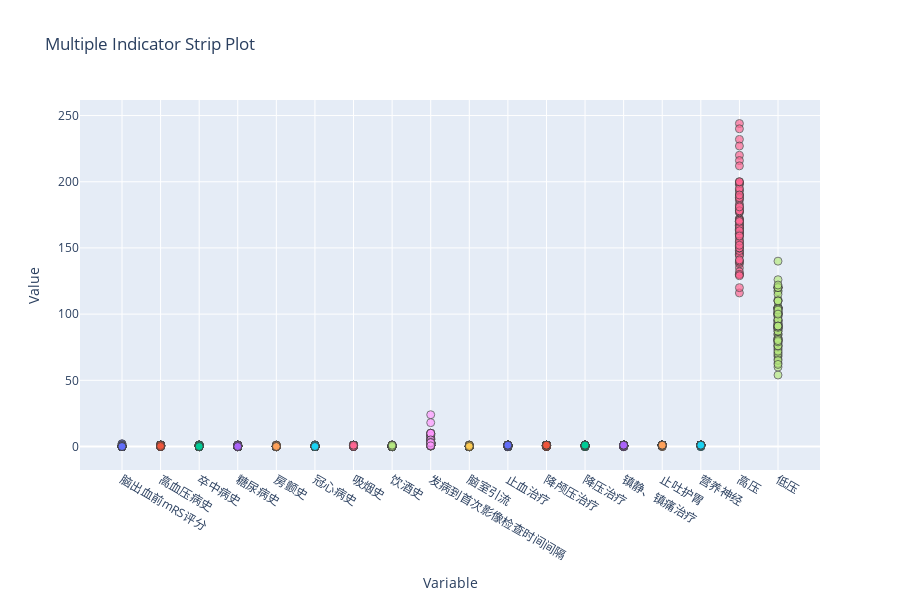

Notebook code cell kept with this figure:
### Code cell
import plotly.graph_objects as go
import pandas as pd
# 创建数据
data = train_data.iloc[:, 1:-1]

# 创建图表布局
fig = go.Figure()

# 添加每个变量的散点图
for column in data.columns:
    fig.add_trace(go.Scatter(
        x=[column] * len(data),
        y=data[column],
        mode='markers',
        name=column,
        marker=dict(
            size=8,
            line=dict(width=1),
            opacity=0.7
        )
    ))

# 设置图表布局
fig.update_layout(
    title='Multiple Indicator Strip Plot',
    xaxis=dict(title='Variable'),
    yaxis=dict(title='Value'),
    showlegend=False,
    width=900,
    height=600
)

# 显示图表
fig.show()

### Figure 1 — Plotly figure (JSON) as saved in the notebook; plotly's stock layout.template omitted (floating-point values rounded to 4 significant figures)
{"data": [{"marker": {"line": {"width": 1}, "opacity": 0.7, "size": 8}, "mode": "markers", "name": "脑出血前mRS评分", "type": "scatter", "x": ["脑出血前mRS评分", "脑出血前mRS评分", "脑出血前mRS评分", "脑出血前mRS评分", "脑出血前mRS评分", "脑出血前mRS评分", "脑出血前mRS评分", "脑出血前mRS评分", "脑出血前mRS评分", "脑出血前mRS评分", "脑出血前mRS评分", "脑出血前mRS评分", "脑出血前mRS评分", "脑出血前mRS评分", "脑出血前mRS评分", "脑出血前mRS评分", "脑出血前mRS评分", "脑出血前mRS评分", "脑出血前mRS评分", "脑出血前mRS评分", "脑出血前mRS评分", "脑出血前mRS评分", "脑出血前mRS评分", "脑出血前mRS评分", "脑出血前mRS评分", "脑出血前mRS评分", "脑出血前mRS评分", "脑出血前mRS评分", "脑出血前mRS评分", "脑出血前mRS评分", "脑出血前mRS评分", "脑出血前mRS评分", "脑出血前mRS评分", "脑出血前mRS评分", "脑出血前mRS评分", "脑出血前mRS评分", "脑出血前mRS评分", "脑出血前mRS评分", "脑出血前mRS评分", "脑出血前mRS评分", "脑出血前mRS评分", "脑出血前mRS评分", "脑出血前mRS评分", "脑出血前mRS评分", "脑出血前mRS评分", "脑出血前mRS评分", "脑出血前mRS评分", "脑出血前mRS评分", "脑出血前mRS评分", "脑出血前mRS评分", "脑出血前mRS评分", "脑出血前mRS评分", "脑出血前mRS评分", "脑出血前mRS评分", "脑出血前mRS评分", "脑出血前mRS评分", "脑出血前mRS评分", "脑出血前mRS评分", "脑出血前mRS评分", "脑出血前mRS评分", "脑出血前mRS评分", "脑出血前mRS评分", "脑出血前mRS评分", "脑出血前mRS评分", "脑出血前mRS评分", "脑出血前mRS评分", "脑出血前mRS评分", "脑出血前mRS评分", "脑出血前mRS评分", "脑出血前mRS评分", "脑出血前mRS评分", "脑出血前mRS评分", "脑出血前mRS评分", "脑出血前mRS评分", "脑出血前mRS评分", "脑出血前mRS评分", "脑出血前mRS评分", "脑出血前mRS评分", "脑出血前mRS评分", "脑出血前mRS评分", "脑出血前mRS评分", "脑出血前mRS评分", "脑出血前mRS评分", "脑出血前mRS评分", "脑出血前mRS评分", "脑出血前mRS评分", "脑出血前mRS评分", "脑出血前mRS评分", "脑出血前mRS评分", "脑出血前mRS评分", "脑出血前mRS评分", "脑出血前mRS评分", "脑出血前mRS评分", "脑出血前mRS评分", "脑出血前mRS评分", "脑出血前mRS评分", "脑出血前mRS评分", "脑出血前mRS评分", "脑出血前mRS评分", "脑出血前mRS评分"], "y": [0, 0, 0, 2, 0, 0, 0, 0, 0, 0, 0, 0, 0, 0, 0, 0, 0, 0, 0, 0, 0, 0, 0, 0, 0, 0, 0, 0, 0, 0, 0, 0, 0, 0, 0, 0, 0, 0, 0, 0, 0, 0, 0, 0, 0, 0, 0, 0, 0, 0, 0, 0, 0, 0, 0, 0, 0, 2, 1, 0, 0, 0, 0, 0, 0, 0, 0, 0, 0, 0, 0, 0, 0, 0, 0, 0, 0, 0, 0, 0, 0, 0, 0, 0, 0, 0, 1, 0, 0, 0, 0, 0, 0, 0, 0, 0, 0, 0, 0, 0]}, {"marker": {"line": {"width": 1}, "opacity": 0.7, "size": 8}, "mode": "markers", "name": "高血压病史", "type": "scatter", "x": ["高血压病史", "高血压病史", "高血压病史", "高血压病史", "高血压病史", "高血压病史", "高血压病史", "高血压病史", "高血压病史", "高血压病史", "高血压病史", "高血压病史", "高血压病史", "高血压病史", "高血压病史", "高血压病史", "高血压病史", "高血压病史", "高血压病史", "高血压病史", "高血压病史", "高血压病史", "高血压病史", "高血压病史", "高血压病史", "高血压病史", "高血压病史", "高血压病史", "高血压病史", "高血压病史", "高血压病史", "高血压病史", "高血压病史", "高血压病史", "高血压病史", "高血压病史", "高血压病史", "高血压病史", "高血压病史", "高血压病史", "高血压病史", "高血压病史", "高血压病史", "高血压病史", "高血压病史", "高血压病史", "高血压病史", "高血压病史", "高血压病史", "高血压病史", "高血压病史", "高血压病史", "高血压病史", "高血压病史", "高血压病史", "高血压病史", "高血压病史", "高血压病史", "高血压病史", "高血压病史", "高血压病史", "高血压病史", "高血压病史", "高血压病史", "高血压病史", "高血压病史", "高血压病史", "高血压病史", "高血压病史", "高血压病史", "高血压病史", "高血压病史", "高血压病史", "高血压病史", "高血压病史", "高血压病史", "高血压病史", "高血压病史", "高血压病史", "高血压病史", "高血压病史", "高血压病史", "高血压病史", "高血压病史", "高血压病史", "高血压病史", "高血压病史", "高血压病史", "高血压病史", "高血压病史", "高血压病史", "高血压病史", "高血压病史", "高血压病史", "高血压病史", "高血压病史", "高血压病史", "高血压病史", "高血压病史", "高血压病史"], "y": [0, 1, 1, 1, 0, 1, 1, 1, 1, 1, 1, 1, 1, 0, 1, 1, 1, 0, 1, 1, 1, 1, 1, 1, 1, 1, 1, 1, 1, 1, 1, 1, 1, 1, 1, 1, 1, 1, 1, 1, 1, 1, 1, 1, 1, 0, 1, 1, 1, 0, 0, 1, 1, 1, 1, 1, 0, 1, 1, 1, 1, 1, 1, 1, 0, 1, 1, 1, 1, 1, 1, 1, 1, 1, 1, 1, 1, 1, 1, 1, 0, 1, 1, 1, 1, 1, 1, 1, 1, 1, 1, 1, 1, 1, 1, 0, 1, 1, 1, 0]}, {"marker": {"line": {"width": 1}, "opacity": 0.7, "size": 8}, "mode": "markers", "name": "卒中病史", "type": "scatter", "x": ["卒中病史", "卒中病史", "卒中病史", "卒中病史", "卒中病史", "卒中病史", "卒中病史", "卒中病史", "卒中病史", "卒中病史", "卒中病史", "卒中病史", "卒中病史", "卒中病史", "卒中病史", "卒中病史", "卒中病史", "卒中病史", "卒中病史", "卒中病史", "卒中病史", "卒中病史", "卒中病史", "卒中病史", "卒中病史", "卒中病史", "卒中病史", "卒中病史", "卒中病史", "卒中病史", "卒中病史", "卒中病史", "卒中病史", "卒中病史", "卒中病史", "卒中病史", "卒中病史", "卒中病史", "卒中病史", "卒中病史", "卒中病史", "卒中病史", "卒中病史", "卒中病史", "卒中病史", "卒中病史", "卒中病史", "卒中病史", "卒中病史", "卒中病史", "卒中病史", "卒中病史", "卒中病史", "卒中病史", "卒中病史", "卒中病史", "卒中病史", "卒中病史", "卒中病史", "卒中病史", "卒中病史", "卒中病史", "卒中病史", "卒中病史", "卒中病史", "卒中病史", "卒中病史", "卒中病史", "卒中病史", "卒中病史", "卒中病史", "卒中病史", "卒中病史", "卒中病史", "卒中病史", "卒中病史", "卒中病史", "卒中病史", "卒中病史", "卒中病史", "卒中病史", "卒中病史", "卒中病史", "卒中病史", "卒中病史", "卒中病史", "卒中病史", "卒中病史", "卒中病史", "卒中病史", "卒中病史", "卒中病史", "卒中病史", "卒中病史", "卒中病史", "卒中病史", "卒中病史", "卒中病史", "卒中病史", "卒中病史"], "y": [0, 0, 0, 1, 0, 0, 0, 0, 1, 0, 1, 0, 1, 0, 1, 0, 1, 0, 0, 1, 0, 0, 0, 0, 0, 0, 1, 0, 0, 0, 0, 0, 0, 0, 0, 0, 0, 0, 0, 0, 0, 0, 0, 0, 0, 0, 0, 0, 0, 0, 0, 0, 0, 0, 0, 0, 0, 1, 1, 1, 0, 0, 0, 0, 0, 0, 1, 0, 1, 1, 0, 0, 0, 0, 0, 0, 0, 1, 1, 0, 0, 0, 0, 0, 0, 0, 1, 0, 0, 0, 0, 1, 0, 0, 0, 0, 0, 1, 0, 0]}, {"marker": {"line": {"width": 1}, "opacity": 0.7, "size": 8}, "mode": "markers", "name": "糖尿病史", "type": "scatter", "x": ["糖尿病史", "糖尿病史", "糖尿病史", "糖尿病史", "糖尿病史", "糖尿病史", "糖尿病史", "糖尿病史", "糖尿病史", "糖尿病史", "糖尿病史", "糖尿病史", "糖尿病史", "糖尿病史", "糖尿病史", "糖尿病史", "糖尿病史", "糖尿病史", "糖尿病史", "糖尿病史", "糖尿病史", "糖尿病史", "糖尿病史", "糖尿病史", "糖尿病史", "糖尿病史", "糖尿病史", "糖尿病史", "糖尿病史", "糖尿病史", "糖尿病史", "糖尿病史", "糖尿病史", "糖尿病史", "糖尿病史", "糖尿病史", "糖尿病史", "糖尿病史", "糖尿病史", "糖尿病史", "糖尿病史", "糖尿病史", "糖尿病史", "糖尿病史", "糖尿病史", "糖尿病史", "糖尿病史", "糖尿病史", "糖尿病史", "糖尿病史", "糖尿病史", "糖尿病史", "糖尿病史", "糖尿病史", "糖尿病史", "糖尿病史", "糖尿病史", "糖尿病史", "糖尿病史", "糖尿病史", "糖尿病史", "糖尿病史", "糖尿病史", "糖尿病史", "糖尿病史", "糖尿病史", "糖尿病史", "糖尿病史", "糖尿病史", "糖尿病史", "糖尿病史", "糖尿病史", "糖尿病史", "糖尿病史", "糖尿病史", "糖尿病史", "糖尿病史", "糖尿病史", "糖尿病史", "糖尿病史", "糖尿病史", "糖尿病史", "糖尿病史", "糖尿病史", "糖尿病史", "糖尿病史", "糖尿病史", "糖尿病史", "糖尿病史", "糖尿病史", "糖尿病史", "糖尿病史", "糖尿病史", "糖尿病史", "糖尿病史", "糖尿病史", "糖尿病史", "糖尿病史", "糖尿病史", "糖尿病史"], "y": [0, 0, 0, 0, 0, 0, 0, 0, 0, 0, 0, 0, 0, 0, 1, 1, 0, 0, 0, 0, 0, 0, 0, 0, 0, 0, 1, 0, 0, 1, 0, 0, 0, 0, 1, 0, 0, 0, 0, 0, 0, 0, 1, 0, 0, 0, 0, 0, 0, 0, 0, 0, 1, 0, 0, 1, 1, 1, 0, 0, 1, 1, 0, 0, 0, 0, 0, 0, 0, 0, 0, 0, 0, 0, 0, 1, 0, 0, 0, 0, 0, 0, 1, 0, 0, 0, 1, 0, 0, 0, 0, 1, 0, 0, 0, 0, 0, 1, 0, 0]}, {"marker": {"line": {"width": 1}, "opacity": 0.7, "size": 8}, "mode": "markers", "name": "房颤史", "type": "scatter", "x": ["房颤史", "房颤史", "房颤史", "房颤史", "房颤史", "房颤史", "房颤史", "房颤史", "房颤史", "房颤史", "房颤史", "房颤史", "房颤史", "房颤史", "房颤史", "房颤史", "房颤史", "房颤史", "房颤史", "房颤史", "房颤史", "房颤史", "房颤史", "房颤史", "房颤史", "房颤史", "房颤史", "房颤史", "房颤史", "房颤史", "房颤史", "房颤史", "房颤史", "房颤史", "房颤史", "房颤史", "房颤史", "房颤史", "房颤史", "房颤史", "房颤史", "房颤史", "房颤史", "房颤史", "房颤史", "房颤史", "房颤史", "房颤史", "房颤史", "房颤史", "房颤史", "房颤史", "房颤史", "房颤史", "房颤史", "房颤史", "房颤史", "房颤史", "房颤史", "房颤史", "房颤史", "房颤史", "房颤史", "房颤史", "房颤史", "房颤史", "房颤史", "房颤史", "房颤史", "房颤史", "房颤史", "房颤史", "房颤史", "房颤史", "房颤史", "房颤史", "房颤史", "房颤史", "房颤史", "房颤史", "房颤史", "房颤史", "房颤史", "房颤史", "房颤史", "房颤史", "房颤史", "房颤史", "房颤史", "房颤史", "房颤史", "房颤史", "房颤史", "房颤史", "房颤史", "房颤史", "房颤史", "房颤史", "房颤史", "房颤史"], "y": [0, 0, 0, 0, 0, 0, 0, 0, 1, 0, 0, 0, 0, 0, 0, 0, 0, 0, 0, 0, 0, 0, 0, 0, 0, 0, 0, 0, 0, 0, 0, 0, 0, 0, 0, 0, 0, 0, 0, 0, 0, 0, 0, 0, 0, 0, 0, 0, 0, 0, 0, 1, 0, 0, 0, 0, 0, 0, 0, 0, 0, 0, 0, 0, 0, 0, 0, 0, 0, 0, 0, 1, 0, 0, 0, 0, 0, 0, 0, 0, 1, 0, 0, 0, 0, 0, 0, 0, 0, 0, 0, 0, 0, 0, 0, 0, 0, 1, 0, 0]}, {"marker": {"line": {"width": 1}, "opacity": 0.7, "size": 8}, "mode": "markers", "name": "冠心病史", "type": "scatter", "x": ["冠心病史", "冠心病史", "冠心病史", "冠心病史", "冠心病史", "冠心病史", "冠心病史", "冠心病史", "冠心病史", "冠心病史", "冠心病史", "冠心病史", "冠心病史", "冠心病史", "冠心病史", "冠心病史", "冠心病史", "冠心病史", "冠心病史", "冠心病史", "冠心病史", "冠心病史", "冠心病史", "冠心病史", "冠心病史", "冠心病史", "冠心病史", "冠心病史", "冠心病史", "冠心病史", "冠心病史", "冠心病史", "冠心病史", "冠心病史", "冠心病史", "冠心病史", "冠心病史", "冠心病史", "冠心病史", "冠心病史", "冠心病史", "冠心病史", "冠心病史", "冠心病史", "冠心病史", "冠心病史", "冠心病史", "冠心病史", "冠心病史", "冠心病史", "冠心病史", "冠心病史", "冠心病史", "冠心病史", "冠心病史", "冠心病史", "冠心病史", "冠心病史", "冠心病史", "冠心病史", "冠心病史", "冠心病史", "冠心病史", "冠心病史", "冠心病史", "冠心病史", "冠心病史", "冠心病史", "冠心病史", "冠心病史", "冠心病史", "冠心病史", "冠心病史", "冠心病史", "冠心病史", "冠心病史", "冠心病史", "冠心病史", "冠心病史", "冠心病史", "冠心病史", "冠心病史", "冠心病史", "冠心病史", "冠心病史", "冠心病史", "冠心病史", "冠心病史", "冠心病史", "冠心病史", "冠心病史", "冠心病史", "冠心病史", "冠心病史", "冠心病史", "冠心病史", "冠心病史", "冠心病史", "冠心病史", "冠心病史"], "y": [0, 0, 0, 0, 0, 0, 0, 0, 0, 0, 0, 0, 0, 0, 0, 0, 0, 0, 0, 0, 0, 0, 0, 0, 0, 0, 1, 0, 0, 0, 0, 0, 0, 0, 0, 0, 0, 0, 0, 0, 0, 0, 0, 0, 0, 0, 0, 0, 0, 0, 0, 1, 0, 0, 0, 0, 0, 0, 0, 0, 0, 0, 0, 0, 0, 0, 0, 0, 0, 0, 1, 1, 0, 0, 0, 1, 1, 0, 0, 0, 1, 0, 0, 0, 0, 0, 0, 0, 0, 0, 0, 1, 0, 0, 0, 0, 0, 1, 0, 0]}, {"marker": {"line": {"width": 1}, "opacity": 0.7, "size": 8}, "mode": "markers", "name": "吸烟史", "type": "scatter", "x": ["吸烟史", "吸烟史", "吸烟史", "吸烟史", "吸烟史", "吸烟史", "吸烟史", "吸烟史", "吸烟史", "吸烟史", "吸烟史", "吸烟史", "吸烟史", "吸烟史", "吸烟史", "吸烟史", "吸烟史", "吸烟史", "吸烟史", "吸烟史", "吸烟史", "吸烟史", "吸烟史", "吸烟史", "吸烟史", "吸烟史", "吸烟史", "吸烟史", "吸烟史", "吸烟史", "吸烟史", "吸烟史", "吸烟史", "吸烟史", "吸烟史", "吸烟史", "吸烟史", "吸烟史", "吸烟史", "吸烟史", "吸烟史", "吸烟史", "吸烟史", "吸烟史", "吸烟史", "吸烟史", "吸烟史", "吸烟史", "吸烟史", "吸烟史", "吸烟史", "吸烟史", "吸烟史", "吸烟史", "吸烟史", "吸烟史", "吸烟史", "吸烟史", "吸烟史", "吸烟史", "吸烟史", "吸烟史", "吸烟史", "吸烟史", "吸烟史", "吸烟史", "吸烟史", "吸烟史", "吸烟史", "吸烟史", "吸烟史", "吸烟史", "吸烟史", "吸烟史", "吸烟史", "吸烟史", "吸烟史", "吸烟史", "吸烟史", "吸烟史", "吸烟史", "吸烟史", "吸烟史", "吸烟史", "吸烟史", "吸烟史", "吸烟史", "吸烟史", "吸烟史", "吸烟史", "吸烟史", "吸烟史", "吸烟史", "吸烟史", "吸烟史", "吸烟史", "吸烟史", "吸烟史", "吸烟史", "吸烟史"], "y": [0, 0, 0, 0, 0, 0, 0, 0, 0, 1, 0, 0, 0, 0, 1, 0, 0, 0, 0, 0, 0, 0, 1, 1, 0, 0, 0, 0, 0, 0, 0, 1, 0, 0, 0, 0, 0, 0, 0, 0, 0, 0, 0, 0, 1, 0, 0, 0, 0, 0, 0, 0, 1, 0, 0, 0, 0, 0, 1, 0, 0, 0, 1, 0, 0, 0, 0, 0, 0, 0, 0, 0, 0, 0, 0, 0, 0, 1, 0, 1, 0, 1, 1, 1, 0, 0, 1, 0, 0, 0, 0, 0, 1, 1, 0, 0, 0, 1, 0, 1]}, {"marker": {"line": {"width": 1}, "opacity": 0.7, "size": 8}, "mode": "markers", "name": "饮酒史", "type": "scatter", "x": ["饮酒史", "饮酒史", "饮酒史", "饮酒史", "饮酒史", "饮酒史", "饮酒史", "饮酒史", "饮酒史", "饮酒史", "饮酒史", "饮酒史", "饮酒史", "饮酒史", "饮酒史", "饮酒史", "饮酒史", "饮酒史", "饮酒史", "饮酒史", "饮酒史", "饮酒史", "饮酒史", "饮酒史", "饮酒史", "饮酒史", "饮酒史", "饮酒史", "饮酒史", "饮酒史", "饮酒史", "饮酒史", "饮酒史", "饮酒史", "饮酒史", "饮酒史", "饮酒史", "饮酒史", "饮酒史", "饮酒史", "饮酒史", "饮酒史", "饮酒史", "饮酒史", "饮酒史", "饮酒史", "饮酒史", "饮酒史", "饮酒史", "饮酒史", "饮酒史", "饮酒史", "饮酒史", "饮酒史", "饮酒史", "饮酒史", "饮酒史", "饮酒史", "饮酒史", "饮酒史", "饮酒史", "饮酒史", "饮酒史", "饮酒史", "饮酒史", "饮酒史", "饮酒史", "饮酒史", "饮酒史", "饮酒史", "饮酒史", "饮酒史", "饮酒史", "饮酒史", "饮酒史", "饮酒史", "饮酒史", "饮酒史", "饮酒史", "饮酒史", "饮酒史", "饮酒史", "饮酒史", "饮酒史", "饮酒史", "饮酒史", "饮酒史", "饮酒史", "饮酒史", "饮酒史", "饮酒史", "饮酒史", "饮酒史", "饮酒史", "饮酒史", "饮酒史", "饮酒史", "饮酒史", "饮酒史", "饮酒史"], "y": [0, 0, 0, 0, 0, 0, 0, 0, 0, 0, 0, 1, 0, 0, 0, 0, 0, 0, 0, 0, 0, 0, 1, 1, 0, 0, 0, 0, 0, 0, 0, 1, 0, 0, 0, 0, 0, 0, 0, 0, 0, 0, 0, 0, 0, 0, 0, 0, 0, 0, 0, 0, 0, 0, 0, 0, 0, 0, 0, 0, 0, 0, 0, 0, 0, 0, 0, 1, 0, 0, 0, 0, 0, 0, 0, 0, 0, 1, 0, 0, 0, 1, 0, 1, 0, 0, 1, 0, 0, 0, 0, 0, 1, 1, 0, 0, 0, 0, 0, 1]}, {"marker": {"line": {"width": 1}, "opacity": 0.7, "size": 8}, "mode": "markers", "name": "发病到首次影像检查时间间隔", "type": "scatter", "x": ["发病到首次影像检查时间间隔", "发病到首次影像检查时间间隔", "发病到首次影像检查时间间隔", "发病到首次影像检查时间间隔", "发病到首次影像检查时间间隔", "发病到首次影像检查时间间隔", "发病到首次影像检查时间间隔", "发病到首次影像检查时间间隔", "发病到首次影像检查时间间隔", "发病到首次影像检查时间间隔", "发病到首次影像检查时间间隔", "发病到首次影像检查时间间隔", "发病到首次影像检查时间间隔", "发病到首次影像检查时间间隔", "发病到首次影像检查时间间隔", "发病到首次影像检查时间间隔", "发病到首次影像检查时间间隔", "发病到首次影像检查时间间隔", "发病到首次影像检查时间间隔", "发病到首次影像检查时间间隔", "发病到首次影像检查时间间隔", "发病到首次影像检查时间间隔", "发病到首次影像检查时间间隔", "发病到首次影像检查时间间隔", "发病到首次影像检查时间间隔", "发病到首次影像检查时间间隔", "发病到首次影像检查时间间隔", "发病到首次影像检查时间间隔", "发病到首次影像检查时间间隔", "发病到首次影像检查时间间隔", "发病到首次影像检查时间间隔", "发病到首次影像检查时间间隔", "发病到首次影像检查时间间隔", "发病到首次影像检查时间间隔", "发病到首次影像检查时间间隔", "发病到首次影像检查时间间隔", "发病到首次影像检查时间间隔", "发病到首次影像检查时间间隔", "发病到首次影像检查时间间隔", "发病到首次影像检查时间间隔", "发病到首次影像检查时间间隔", "发病到首次影像检查时间间隔", "发病到首次影像检查时间间隔", "发病到首次影像检查时间间隔", "发病到首次影像检查时间间隔", "发病到首次影像检查时间间隔", "发病到首次影像检查时间间隔", "发病到首次影像检查时间间隔", "发病到首次影像检查时间间隔", "发病到首次影像检查时间间隔", "发病到首次影像检查时间间隔", "发病到首次影像检查时间间隔", "发病到首次影像检查时间间隔", "发病到首次影像检查时间间隔", "发病到首次影像检查时间间隔", "发病到首次影像检查时间间隔", "发病到首次影像检查时间间隔", "发病到首次影像检查时间间隔", "发病到首次影像检查时间间隔", "发病到首次影像检查时间间隔", "发病到首次影像检查时间间隔", "发病到首次影像检查时间间隔", "发病到首次影像检查时间间隔", "发病到首次影像检查时间间隔", "发病到首次影像检查时间间隔", "发病到首次影像检查时间间隔", "发病到首次影像检查时间间隔", "发病到首次影像检查时间间隔", "发病到首次影像检查时间间隔", "发病到首次影像检查时间间隔", "发病到首次影像检查时间间隔", "发病到首次影像检查时间间隔", "发病到首次影像检查时间间隔", "发病到首次影像检查时间间隔", "发病到首次影像检查时间间隔", "发病到首次影像检查时间间隔", "发病到首次影像检查时间间隔", "发病到首次影像检查时间间隔", "发病到首次影像检查时间间隔", "发病到首次影像检查时间间隔", "发病到首次影像检查时间间隔", "发病到首次影像检查时间间隔", "发病到首次影像检查时间间隔", "发病到首次影像检查时间间隔", "发病到首次影像检查时间间隔", "发病到首次影像检查时间间隔", "发病到首次影像检查时间间隔", "发病到首次影像检查时间间隔", "发病到首次影像检查时间间隔", "发病到首次影像检查时间间隔", "发病到首次影像检查时间间隔", "发病到首次影像检查时间间隔", "发病到首次影像检查时间间隔", "发病到首次影像检查时间间隔", "发病到首次影像检查时间间隔", "发病到首次影像检查时间间隔", "发病到首次影像检查时间间隔", "发病到首次影像检查时间间隔", "发病到首次影像检查时间间隔", "发病到首次影像检查时间间隔"], "y": [2.5, 3, 2, 1, 5, 24, 18, 2, 0.67, 1, 1, 2, 3, 1, 5, 1, 2, 0.5, 9, 0.67, 1, 1, 2, 5, 7, 1, 3, 2, 8, 8, 0.5, 1.5, 6, 0.5, 3, 3, 2, 1, 2, 1, 1, 2, 9, 6, 2, 1, 2, 1, 10, 9.5, 5, 4, 2, 1, 1, 1.5, 0.25, 10, 1, 0.5, 0.5, 3, 10, 1, 2, 8, 4, 2, 2, 3, 2, 2, 2, 1.5, 3, 1.5, 2, 5, 1, 4, 3, 1, 10, 1.5, 1, 3, 1.5, 10, 1.5, 2, 3, 2, 0.5, 5, 1, 1, 3, 2.5, 3, 0.5]}, {"marker": {"line": {"width": 1}, "opacity": 0.7, "size": 8}, "mode": "markers", "name": "脑室引流", "type": "scatter", "x": ["脑室引流", "脑室引流", "脑室引流", "脑室引流", "脑室引流", "脑室引流", "脑室引流", "脑室引流", "脑室引流", "脑室引流", "脑室引流", "脑室引流", "脑室引流", "脑室引流", "脑室引流", "脑室引流", "脑室引流", "脑室引流", "脑室引流", "脑室引流", "脑室引流", "脑室引流", "脑室引流", "脑室引流", "脑室引流", "脑室引流", "脑室引流", "脑室引流", "脑室引流", "脑室引流", "脑室引流", "脑室引流", "脑室引流", "脑室引流", "脑室引流", "脑室引流", "脑室引流", "脑室引流", "脑室引流", "脑室引流", "脑室引流", "脑室引流", "脑室引流", "脑室引流", "脑室引流", "脑室引流", "脑室引流", "脑室引流", "脑室引流", "脑室引流", "脑室引流", "脑室引流", "脑室引流", "脑室引流", "脑室引流", "脑室引流", "脑室引流", "脑室引流", "脑室引流", "脑室引流", "脑室引流", "脑室引流", "脑室引流", "脑室引流", "脑室引流", "脑室引流", "脑室引流", "脑室引流", "脑室引流", "脑室引流", "脑室引流", "脑室引流", "脑室引流", "脑室引流", "脑室引流", "脑室引流", "脑室引流", "脑室引流", "脑室引流", "脑室引流", "脑室引流", "脑室引流", "脑室引流", "脑室引流", "脑室引流", "脑室引流", "脑室引流", "脑室引流", "脑室引流", "脑室引流", "脑室引流", "脑室引流", "脑室引流", "脑室引流", "脑室引流", "脑室引流", "脑室引流", "脑室引流", "脑室引流", "脑室引流"], "y": [0, 0, 0, 0, 0, 1, 0, 0, 0, 0, 0, 0, 0, 0, 0, 0, 0, 0, 0, 0, 0, 0, 0, 0, 0, 0, 0, 0, 0, 0, 1, 0, 0, 0, 0, 0, 0, 0, 0, 0, 0, 0, 0, 0, 0, 0, 0, 0, 0, 0, 0, 0, 0, 0, 0, 0, 0, 0, 0, 0, 0, 0, 0, 0, 0, 0, 0, 0, 0, 0, 0, 0, 0, 0, 0, 0, 0, 0, 0, 0, 0, 0, 0, 0, 1, 0, 0, 0, 0, 1, 0, 1, 0, 0, 0, 0, 0, 0, 1, 0]}, {"marker": {"line": {"width": 1}, "opacity": 0.7, "size": 8}, "mode": "markers", "name": "止血治疗", "type": "scatter", "x": ["止血治疗", "止血治疗", "止血治疗", "止血治疗", "止血治疗", "止血治疗", "止血治疗", "止血治疗", "止血治疗", "止血治疗", "止血治疗", "止血治疗", "止血治疗", "止血治疗", "止血治疗", "止血治疗", "止血治疗", "止血治疗", "止血治疗", "止血治疗", "止血治疗", "止血治疗", "止血治疗", "止血治疗", "止血治疗", "止血治疗", "止血治疗", "止血治疗", "止血治疗", "止血治疗", "止血治疗", "止血治疗", "止血治疗", "止血治疗", "止血治疗", "止血治疗", "止血治疗", "止血治疗", "止血治疗", "止血治疗", "止血治疗", "止血治疗", "止血治疗", "止血治疗", "止血治疗", "止血治疗", "止血治疗", "止血治疗", "止血治疗", "止血治疗", "止血治疗", "止血治疗", "止血治疗", "止血治疗", "止血治疗", "止血治疗", "止血治疗", "止血治疗", "止血治疗", "止血治疗", "止血治疗", "止血治疗", "止血治疗", "止血治疗", "止血治疗", "止血治疗", "止血治疗", "止血治疗", "止血治疗", "止血治疗", "止血治疗", "止血治疗", "止血治疗", "止血治疗", "止血治疗", "止血治疗", "止血治疗", "止血治疗", "止血治疗", "止血治疗", "止血治疗", "止血治疗", "止血治疗", "止血治疗", "止血治疗", "止血治疗", "止血治疗", "止血治疗", "止血治疗", "止血治疗", "止血治疗", "止血治疗", "止血治疗", "止血治疗", "止血治疗", "止血治疗", "止血治疗", "止血治疗", "止血治疗", "止血治疗"], "y": [1, 1, 1, 1, 1, 0, 0, 1, 1, 1, 0, 1, 1, 1, 0, 1, 1, 1, 1, 1, 1, 0, 1, 1, 1, 1, 1, 1, 1, 0, 1, 1, 1, 1, 0, 1, 1, 1, 1, 1, 1, 0, 1, 1, 1, 1, 1, 1, 1, 1, 1, 1, 1, 1, 1, 1, 1, 1, 1, 1, 1, 1, 1, 0, 1, 1, 0, 1, 0, 0, 0, 0, 1, 1, 0, 1, 1, 1, 1, 1, 0, 1, 1, 1, 1, 0, 1, 1, 0, 1, 0, 0, 1, 1, 1, 0, 1, 1, 1, 1]}, {"marker": {"line": {"width": 1}, "opacity": 0.7, "size": 8}, "mode": "markers", "name": "降颅压治疗", "type": "scatter", "x": ["降颅压治疗", "降颅压治疗", "降颅压治疗", "降颅压治疗", "降颅压治疗", "降颅压治疗", "降颅压治疗", "降颅压治疗", "降颅压治疗", "降颅压治疗", "降颅压治疗", "降颅压治疗", "降颅压治疗", "降颅压治疗", "降颅压治疗", "降颅压治疗", "降颅压治疗", "降颅压治疗", "降颅压治疗", "降颅压治疗", "降颅压治疗", "降颅压治疗", "降颅压治疗", "降颅压治疗", "降颅压治疗", "降颅压治疗", "降颅压治疗", "降颅压治疗", "降颅压治疗", "降颅压治疗", "降颅压治疗", "降颅压治疗", "降颅压治疗", "降颅压治疗", "降颅压治疗", "降颅压治疗", "降颅压治疗", "降颅压治疗", "降颅压治疗", "降颅压治疗", "降颅压治疗", "降颅压治疗", "降颅压治疗", "降颅压治疗", "降颅压治疗", "降颅压治疗", "降颅压治疗", "降颅压治疗", "降颅压治疗", "降颅压治疗", "降颅压治疗", "降颅压治疗", "降颅压治疗", "降颅压治疗", "降颅压治疗", "降颅压治疗", "降颅压治疗", "降颅压治疗", "降颅压治疗", "降颅压治疗", "降颅压治疗", "降颅压治疗", "降颅压治疗", "降颅压治疗", "降颅压治疗", "降颅压治疗", "降颅压治疗", "降颅压治疗", "降颅压治疗", "降颅压治疗", "降颅压治疗", "降颅压治疗", "降颅压治疗", "降颅压治疗", "降颅压治疗", "降颅压治疗", "降颅压治疗", "降颅压治疗", "降颅压治疗", "降颅压治疗", "降颅压治疗", "降颅压治疗", "降颅压治疗", "降颅压治疗", "降颅压治疗", "降颅压治疗", "降颅压治疗", "降颅压治疗", "降颅压治疗", "降颅压治疗", "降颅压治疗", "降颅压治疗", "降颅压治疗", "降颅压治疗", "降颅压治疗", "降颅压治疗", "降颅压治疗", "降颅压治疗", "降颅压治疗", "降颅压治疗"], "y": [1, 1, 1, 1, 1, 0, 1, 0, 1, 0, 0, 1, 0, 1, 1, 1, 0, 1, 1, 1, 1, 1, 0, 0, 1, 1, 1, 1, 1, 1, 1, 1, 1, 1, 1, 1, 1, 1, 1, 1, 1, 0, 1, 1, 1, 1, 1, 1, 1, 1, 1, 1, 1, 1, 1, 1, 1, 1, 0, 1, 1, 1, 1, 0, 1, 1, 0, 1, 1, 0, 0, 0, 1, 1, 0, 1, 1, 0, 0, 1, 1, 1, 1, 1, 1, 0, 1, 0, 0, 1, 1, 0, 0, 1, 1, 0, 1, 1, 1, 1]}, {"marker": {"line": {"width": 1}, "opacity": 0.7, "size": 8}, "mode": "markers", "name": "降压治疗", "type": "scatter", "x": ["降压治疗", "降压治疗", "降压治疗", "降压治疗", "降压治疗", "降压治疗", "降压治疗", "降压治疗", "降压治疗", "降压治疗", "降压治疗", "降压治疗", "降压治疗", "降压治疗", "降压治疗", "降压治疗", "降压治疗", "降压治疗", "降压治疗", "降压治疗", "降压治疗", "降压治疗", "降压治疗", "降压治疗", "降压治疗", "降压治疗", "降压治疗", "降压治疗", "降压治疗", "降压治疗", "降压治疗", "降压治疗", "降压治疗", "降压治疗", "降压治疗", "降压治疗", "降压治疗", "降压治疗", "降压治疗", "降压治疗", "降压治疗", "降压治疗", "降压治疗", "降压治疗", "降压治疗", "降压治疗", "降压治疗", "降压治疗", "降压治疗", "降压治疗", "降压治疗", "降压治疗", "降压治疗", "降压治疗", "降压治疗", "降压治疗", "降压治疗", "降压治疗", "降压治疗", "降压治疗", "降压治疗", "降压治疗", "降压治疗", "降压治疗", "降压治疗", "降压治疗", "降压治疗", "降压治疗", "降压治疗", "降压治疗", "降压治疗", "降压治疗", "降压治疗", "降压治疗", "降压治疗", "降压治疗", "降压治疗", "降压治疗", "降压治疗", "降压治疗", "降压治疗", "降压治疗", "降压治疗", "降压治疗", "降压治疗", "降压治疗", "降压治疗", "降压治疗", "降压治疗", "降压治疗", "降压治疗", "降压治疗", "降压治疗", "降压治疗", "降压治疗", "降压治疗", "降压治疗", "降压治疗", "降压治疗", "降压治疗"], "y": [1, 1, 1, 1, 0, 1, 1, 1, 1, 1, 1, 1, 0, 1, 1, 1, 1, 1, 0, 1, 1, 1, 1, 1, 1, 1, 1, 1, 1, 1, 1, 1, 1, 1, 1, 1, 1, 1, 1, 1, 1, 0, 1, 1, 1, 1, 1, 1, 1, 1, 1, 1, 1, 1, 1, 1, 1, 1, 1, 1, 1, 1, 1, 0, 1, 1, 0, 1, 1, 1, 0, 1, 1, 1, 0, 1, 1, 1, 1, 1, 1, 1, 1, 1, 1, 1, 1, 1, 1, 1, 1, 1, 1, 1, 1, 1, 1, 1, 1, 1]}, {"marker": {"line": {"width": 1}, "opacity": 0.7, "size": 8}, "mode": "markers", "name": "镇静、镇痛治疗", "type": "scatter", "x": ["镇静、镇痛治疗", "镇静、镇痛治疗", "镇静、镇痛治疗", "镇静、镇痛治疗", "镇静、镇痛治疗", "镇静、镇痛治疗", "镇静、镇痛治疗", "镇静、镇痛治疗", "镇静、镇痛治疗", "镇静、镇痛治疗", "镇静、镇痛治疗", "镇静、镇痛治疗", "镇静、镇痛治疗", "镇静、镇痛治疗", "镇静、镇痛治疗", "镇静、镇痛治疗", "镇静、镇痛治疗", "镇静、镇痛治疗", "镇静、镇痛治疗", "镇静、镇痛治疗", "镇静、镇痛治疗", "镇静、镇痛治疗", "镇静、镇痛治疗", "镇静、镇痛治疗", "镇静、镇痛治疗", "镇静、镇痛治疗", "镇静、镇痛治疗", "镇静、镇痛治疗", "镇静、镇痛治疗", "镇静、镇痛治疗", "镇静、镇痛治疗", "镇静、镇痛治疗", "镇静、镇痛治疗", "镇静、镇痛治疗", "镇静、镇痛治疗", "镇静、镇痛治疗", "镇静、镇痛治疗", "镇静、镇痛治疗", "镇静、镇痛治疗", "镇静、镇痛治疗", "镇静、镇痛治疗", "镇静、镇痛治疗", "镇静、镇痛治疗", "镇静、镇痛治疗", "镇静、镇痛治疗", "镇静、镇痛治疗", "镇静、镇痛治疗", "镇静、镇痛治疗", "镇静、镇痛治疗", "镇静、镇痛治疗", "镇静、镇痛治疗", "镇静、镇痛治疗", "镇静、镇痛治疗", "镇静、镇痛治疗", "镇静、镇痛治疗", "镇静、镇痛治疗", "镇静、镇痛治疗", "镇静、镇痛治疗", "镇静、镇痛治疗", "镇静、镇痛治疗", "镇静、镇痛治疗", "镇静、镇痛治疗", "镇静、镇痛治疗", "镇静、镇痛治疗", "镇静、镇痛治疗", "镇静、镇痛治疗", "镇静、镇痛治疗", "镇静、镇痛治疗", "镇静、镇痛治疗", "镇静、镇痛治疗", "镇静、镇痛治疗", "镇静、镇痛治疗", "镇静、镇痛治疗", "镇静、镇痛治疗", "镇静、镇痛治疗", "镇静、镇痛治疗", "镇静、镇痛治疗", "镇静、镇痛治疗", "镇静、镇痛治疗", "镇静、镇痛治疗", "镇静、镇痛治疗", "镇静、镇痛治疗", "镇静、镇痛治疗", "镇静、镇痛治疗", "镇静、镇痛治疗", "镇静、镇痛治疗", "镇静、镇痛治疗", "镇静、镇痛治疗", "镇静、镇痛治疗", "镇静、镇痛治疗", "镇静、镇痛治疗", "镇静、镇痛治疗", "镇静、镇痛治疗", "镇静、镇痛治疗", "镇静、镇痛治疗", "镇静、镇痛治疗", "镇静、镇痛治疗", "镇静、镇痛治疗", "镇静、镇痛治疗", "镇静、镇痛治疗"], "y": [1, 0, 1, 0, 0, 0, 0, 0, 0, 1, 1, 0, 1, 0, 0, 1, 1, 0, 0, 0, 1, 0, 0, 1, 1, 1, 1, 1, 1, 1, 1, 1, 1, 1, 1, 1, 1, 1, 1, 1, 1, 1, 1, 1, 1, 1, 1, 1, 1, 1, 1, 1, 1, 1, 1, 1, 1, 1, 1, 1, 1, 1, 1, 1, 1, 1, 1, 1, 1, 1, 1, 1, 1, 1, 1, 1, 1, 1, 1, 1, 1, 1, 1, 1, 1, 1, 1, 1, 1, 1, 1, 1, 1, 1, 1, 1, 1, 1, 1, 1]}, {"marker": {"line": {"width": 1}, "opacity": 0.7, "size": 8}, "mode": "markers", "name": "止吐护胃", "type": "scatter", "x": ["止吐护胃", "止吐护胃", "止吐护胃", "止吐护胃", "止吐护胃", "止吐护胃", "止吐护胃", "止吐护胃", "止吐护胃", "止吐护胃", "止吐护胃", "止吐护胃", "止吐护胃", "止吐护胃", "止吐护胃", "止吐护胃", "止吐护胃", "止吐护胃", "止吐护胃", "止吐护胃", "止吐护胃", "止吐护胃", "止吐护胃", "止吐护胃", "止吐护胃", "止吐护胃", "止吐护胃", "止吐护胃", "止吐护胃", "止吐护胃", "止吐护胃", "止吐护胃", "止吐护胃", "止吐护胃", "止吐护胃", "止吐护胃", "止吐护胃", "止吐护胃", "止吐护胃", "止吐护胃", "止吐护胃", "止吐护胃", "止吐护胃", "止吐护胃", "止吐护胃", "止吐护胃", "止吐护胃", "止吐护胃", "止吐护胃", "止吐护胃", "止吐护胃", "止吐护胃", "止吐护胃", "止吐护胃", "止吐护胃", "止吐护胃", "止吐护胃", "止吐护胃", "止吐护胃", "止吐护胃", "止吐护胃", "止吐护胃", "止吐护胃", "止吐护胃", "止吐护胃", "止吐护胃", "止吐护胃", "止吐护胃", "止吐护胃", "止吐护胃", "止吐护胃", "止吐护胃", "止吐护胃", "止吐护胃", "止吐护胃", "止吐护胃", "止吐护胃", "止吐护胃", "止吐护胃", "止吐护胃", "止吐护胃", "止吐护胃", "止吐护胃", "止吐护胃", "止吐护胃", "止吐护胃", "止吐护胃", "止吐护胃", "止吐护胃", "止吐护胃", "止吐护胃", "止吐护胃", "止吐护胃", "止吐护胃", "止吐护胃", "止吐护胃", "止吐护胃", "止吐护胃", "止吐护胃", "止吐护胃"], "y": [1, 1, 1, 0, 1, 1, 1, 0, 1, 1, 1, 1, 1, 0, 1, 1, 1, 1, 1, 1, 1, 1, 1, 1, 1, 1, 1, 1, 1, 1, 1, 1, 1, 1, 1, 1, 1, 1, 1, 1, 1, 1, 1, 1, 1, 1, 1, 1, 1, 1, 1, 1, 1, 1, 1, 1, 1, 1, 1, 1, 1, 1, 1, 1, 1, 1, 1, 1, 1, 1, 1, 1, 1, 1, 1, 1, 1, 1, 1, 1, 1, 1, 1, 1, 1, 1, 1, 1, 1, 1, 1, 1, 1, 1, 1, 1, 1, 1, 1, 1]}, {"marker": {"line": {"width": 1}, "opacity": 0.7, "size": 8}, "mode": "markers", "name": "营养神经", "type": "scatter", "x": ["营养神经", "营养神经", "营养神经", "营养神经", "营养神经", "营养神经", "营养神经", "营养神经", "营养神经", "营养神经", "营养神经", "营养神经", "营养神经", "营养神经", "营养神经", "营养神经", "营养神经", "营养神经", "营养神经", "营养神经", "营养神经", "营养神经", "营养神经", "营养神经", "营养神经", "营养神经", "营养神经", "营养神经", "营养神经", "营养神经", "营养神经", "营养神经", "营养神经", "营养神经", "营养神经", "营养神经", "营养神经", "营养神经", "营养神经", "营养神经", "营养神经", "营养神经", "营养神经", "营养神经", "营养神经", "营养神经", "营养神经", "营养神经", "营养神经", "营养神经", "营养神经", "营养神经", "营养神经", "营养神经", "营养神经", "营养神经", "营养神经", "营养神经", "营养神经", "营养神经", "营养神经", "营养神经", "营养神经", "营养神经", "营养神经", "营养神经", "营养神经", "营养神经", "营养神经", "营养神经", "营养神经", "营养神经", "营养神经", "营养神经", "营养神经", "营养神经", "营养神经", "营养神经", "营养神经", "营养神经", "营养神经", "营养神经", "营养神经", "营养神经", "营养神经", "营养神经", "营养神经", "营养神经", "营养神经", "营养神经", "营养神经", "营养神经", "营养神经", "营养神经", "营养神经", "营养神经", "营养神经", "营养神经", "营养神经", "营养神经"], "y": [1, 1, 1, 0, 1, 1, 1, 1, 1, 1, 1, 1, 0, 1, 0, 1, 1, 1, 1, 1, 0, 1, 1, 1, 1, 1, 1, 1, 1, 1, 1, 1, 1, 1, 1, 1, 1, 1, 1, 1, 1, 1, 1, 1, 1, 1, 1, 1, 1, 1, 1, 1, 1, 1, 1, 1, 1, 1, 1, 1, 1, 1, 1, 1, 1, 1, 1, 1, 1, 1, 1, 1, 1, 1, 1, 1, 1, 1, 1, 1, 1, 1, 1, 1, 1, 1, 1, 1, 1, 1, 1, 1, 1, 1, 1, 1, 1, 1, 1, 1]}, {"marker": {"line": {"width": 1}, "opacity": 0.7, "size": 8}, "mode": "markers", "name": "高压", "type": "scatter", "x": ["高压", "高压", "高压", "高压", "高压", "高压", "高压", "高压", "高压", "高压", "高压", "高压", "高压", "高压", "高压", "高压", "高压", "高压", "高压", "高压", "高压", "高压", "高压", "高压", "高压", "高压", "高压", "高压", "高压", "高压", "高压", "高压", "高压", "高压", "高压", "高压", "高压", "高压", "高压", "高压", "高压", "高压", "高压", "高压", "高压", "高压", "高压", "高压", "高压", "高压", "高压", "高压", "高压", "高压", "高压", "高压", "高压", "高压", "高压", "高压", "高压", "高压", "高压", "高压", "高压", "高压", "高压", "高压", "高压", "高压", "高压", "高压", "高压", "高压", "高压", "高压", "高压", "高压", "高压", "高压", "高压", "高压", "高压", "高压", "高压", "高压", "高压", "高压", "高压", "高压", "高压", "高压", "高压", "高压", "高压", "高压", "高压", "高压", "高压", "高压"], "y": [180, 199, 199, 186, 135, 116, 164, 162, 172, 232, 168, 190, 130, 148, 170, 152, 167, 155, 190, 130, 170, 151, 244, 161, 227, 138, 166, 164, 145, 199, 165, 157, 145, 146, 162, 190, 198, 163, 178, 183, 180, 194, 163, 193, 188, 177, 160, 220, 172, 139, 147, 140, 132, 162, 130, 195, 144, 161, 154, 165, 171, 164, 216, 140, 129, 148, 187, 167, 168, 150, 159, 182, 141, 188, 171, 177, 150, 167, 153, 178, 160, 240, 170, 190, 170, 171, 165, 120, 160, 178, 150, 155, 200, 163, 212, 181, 170, 200, 159, 152]}, {"marker": {"line": {"width": 1}, "opacity": 0.7, "size": 8}, "mode": "markers", "name": "低压", "type": "scatter", "x": ["低压", "低压", "低压", "低压", "低压", "低压", "低压", "低压", "低压", "低压", "低压", "低压", "低压", "低压", "低压", "低压", "低压", "低压", "低压", "低压", "低压", "低压", "低压", "低压", "低压", "低压", "低压", "低压", "低压", "低压", "低压", "低压", "低压", "低压", "低压", "低压", "低压", "低压", "低压", "低压", "低压", "低压", "低压", "低压", "低压", "低压", "低压", "低压", "低压", "低压", "低压", "低压", "低压", "低压", "低压", "低压", "低压", "低压", "低压", "低压", "低压", "低压", "低压", "低压", "低压", "低压", "低压", "低压", "低压", "低压", "低压", "低压", "低压", "低压", "低压", "低压", "低压", "低压", "低压", "低压", "低压", "低压", "低压", "低压", "低压", "低压", "低压", "低压", "低压", "低压", "低压", "低压", "低压", "低压", "低压", "低压", "低压", "低压", "低压", "低压"], "y": [90, 120, 120, 99, 92, 54, 89, 82, 105, 118, 91, 100, 80, 78, 100, 90, 117, 91, 100, 85, 93, 81, 140, 77, 105, 84, 74, 92, 79, 104, 102, 99, 88, 94, 68, 60, 95, 105, 120, 126, 103, 105, 89, 111, 102, 104, 100, 105, 104, 87, 69, 71, 80, 89, 63, 101, 85, 73, 66, 95, 101, 110, 98, 70, 75, 76, 65, 115, 82, 80, 90, 62, 96, 121, 93, 100, 81, 120, 92, 87, 81, 110, 90, 120, 95, 91, 96, 72, 101, 104, 91, 76, 110, 103, 122, 76, 79, 100, 91, 80]}], "layout": {"height": 600, "showlegend": false, "title": {"text": "Multiple Indicator Strip Plot"}, "width": 900, "xaxis": {"title": {"text": "Variable"}}, "yaxis": {"title": {"text": "Value"}}}}
